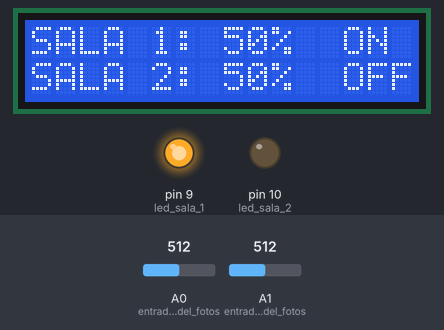
A sketch run on a simulated Arduino Uno, built with avr-gcc and run on an emulated ATmega328P. Shown: 16×2 character LCD, output pins drawn as LEDs (lit = HIGH). The test bench sets the inputs (shaded band); at power-on: A1 (entrada_análoga_del_fotos) = 512, A0 (entrada_análoga_del_fotos) = 512. What the sketch prints to the serial monitor is not drawn.

Above: at 1.2 s.
1.3 s: A1 (entrada_análoga_del_fotos) set to 607
At 3.4 s:
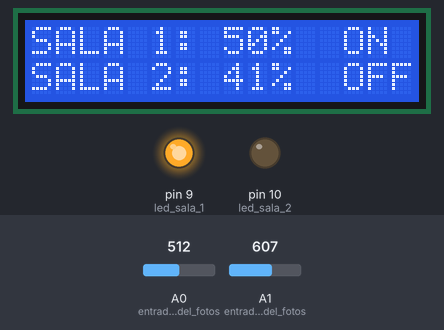
3.7 s: A1 (entrada_análoga_del_fotos) set to 633
At 5.3 s:
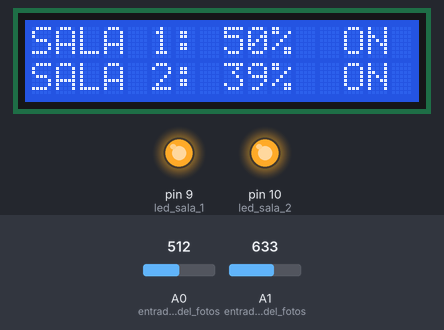
5.8 s: A0 (entrada_análoga_del_fotos) set to 430
7.9 s: A0 (entrada_análoga_del_fotos) set to 413
At 8.9 s:
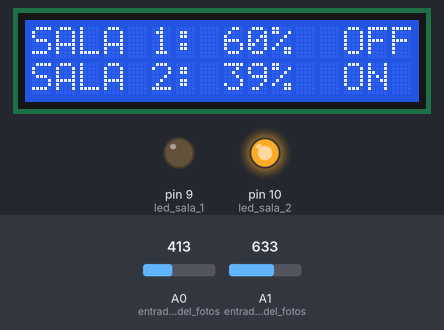
10.0 s: A1 (entrada_análoga_del_fotos) set to 511
At 11.8 s:
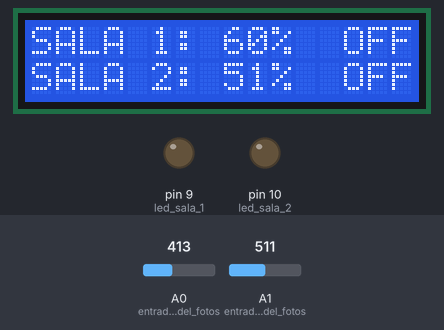
12.1 s: A0 (entrada_análoga_del_fotos) set to 511
At 13.8 s:
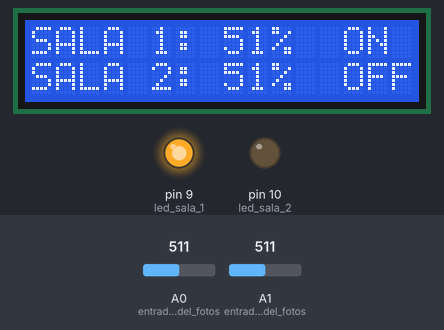
Timing chart, 0 to 15.2 s (numbered marks = the images above; inputs shaded):
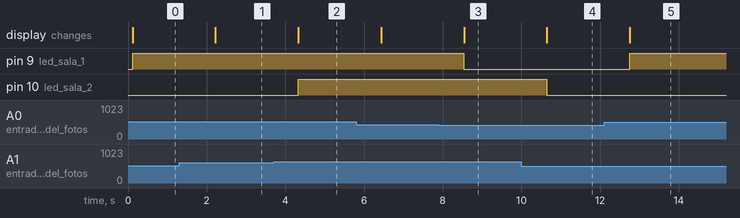

Measured:
- the behaviour switches between 624 and 625 on A1 (entrada_análoga_del_fotos) (found by bisection; images 1 and 2)
- the behaviour switches between 420 and 419 on A0 (entrada_análoga_del_fotos) (found by bisection; images 2 and 3)
- after the input at 1.3 s, the display: changes after 0.92 s (image 1)
- after the input at 3.7 s, pin 10 (led_sala_2): LOW → HIGH after 0.63 s; the display: changes after 0.63 s (image 2)
- after the input at 7.9 s, pin 9 (led_sala_1): HIGH → LOW after 0.64 s; the display: changes after 0.64 s (image 3)
- after the input at 10.0 s, pin 10 (led_sala_2): HIGH → LOW after 0.65 s; the display: changes after 0.65 s (image 4)
- after the input at 12.1 s, pin 9 (led_sala_1): LOW → HIGH after 0.65 s; the display: changes after 0.65 s (image 5)

The sketch:

sketch_mar30a.ino
```cpp
#include <Arduino.h>
#include <LiquidCrystal.h>

/*El código controla la iluminación de dos bombillos led por medio de dos fotorresistencias, cauando la intensidad lumínica
  natural cae por debajo de cierto porcentaje se iluminaran los bombillos y por pantalla lcd se mostrará que bombillo está
  encendido y que porcentaje de iluminación natural esta recibiendo cada fotorresistencia*/

const int rs = 12, en = 11, d4 = 5, d5 = 4, d6 = 3, d7 = 2; // los pines del lcd relacionado con los pines a conectar con arduino
LiquidCrystal lcd(12,11,5,4,3,2); //función para usar los pines de arduino con los pines del lcd

/*inicializamos las variables*/
int sala_1= 0; // variable que almacenará el valor analógo por la fotoresistencia 1
int sala_2= 0; // variable que almacenará el valor analógo por la fotoresistencia 1
int led_sala_1= 9; //el pin 9 de arduino le asignamos un nombre led_sala_1
int led_sala_2= 10; //el pin 10 de arduino le asignamos un nombre led_sala_2

void setup(){
Serial.begin(9600); //Inicio comunicación con el monitor serial
lcd.begin(16, 2); //Inicio comunicación con la pantalla LCD

pinMode(A0, INPUT); // entrada análoga del fotosensor del salón 1
pinMode(A1, INPUT);// entrada análoga del fotosensor del salón 2
pinMode(led_sala_1, OUTPUT); // establece la salida en el pin 9 del arduino
pinMode(led_sala_2, OUTPUT); // establece la salida en el pin 10 del arduino


/*la pantalla lcd es una matriz de 16 filas por 2 columnas, para ingresar un caracter se debe indicar las coordenadas
  donde inicia el texto a ingresar
*/
lcd.setCursor(0, 0); //fijar un texto en la columna 0 y fila 0
lcd.print("SALA 1: ");


lcd.setCursor(0, 1); //fijar un texto en la columna o y fila 1
lcd.print("SALA 2: ");

}

void loop(){

  sala_1= analogRead(A0); //la variable tomará la lectura que arduino reciba en A0 que sería la intensidad de luz natural en el salón
  sala_2= analogRead(A1); //la variable tomará la lectura que arduino reciba en A1 que sería la intensidad de luz natural en el salón


  /* se usa la función map para reorganizar los datos de resolución de arduino 1023 bits en 100 bits de manera que se pueda
     interpretar a manera de porcentaje donde 1023 es el 100% de AUSENCIA de luz
  */

  //int porcentaje1= map(sala_1, 0, 1023, 0, 100);
  int porcentaje1= ((map(sala_1, 0, 1023, 0, 100)- 100) * -1);
  int porcentaje2= ((map(sala_2, 0, 1023, 0, 100)- 100) * -1);
  //int porcentaje2= map(sala_2, 0, 1023, 0, 100);


  // información enviada al monitor serial
  Serial.print("fotosensor 1: ");
  Serial.print(sala_1);
  Serial.print("  Porcentaje luz laboratorio 1: ");
  Serial.print(porcentaje1);
  Serial.print("%");
  Serial.println(" ");

  Serial.print("forosensor 2: ");
  Serial.print(sala_2);
  Serial.print("  Porcentaje luz laboratorio 2: ");
  Serial.print(porcentaje2);
  Serial.print("%");
  Serial.println(" ");
  Serial.println(" ");


  // se fija en la pantalla lcd el porcentaje de luz que incide sobre las fotoresistencias
  lcd.setCursor(8, 0);
  lcd.print(porcentaje1);
  lcd.print("%");
  lcd.print(" ");

  lcd.setCursor(8, 1);
  lcd.print(porcentaje2);
  lcd.print("%");
  lcd.print(" ");

  if (porcentaje1 > 59) // primer condicional el salón 1 se ilumina si la luz natural está por debajo del 60%
  {
    digitalWrite(9, LOW); //señal de bajo apaga el led

    // fijar texto en la pantalla lcd
    lcd.setCursor(13, 0);
    lcd.print("OFF");
    lcd.print(" ");
  }else{

    digitalWrite(9, HIGH);// se envía un alto en el caso contrario

    // fija información en la pantalla lcd
    lcd.setCursor(13, 0);
    lcd.print("ON");
    lcd.print(" ");
  }


  if (porcentaje2 > 39) // segundo condicional para el salón 2 se ilumina si la luz natural está por debajo del 40%
  {
    digitalWrite(10, LOW); // señal de bajo cuando es verdadero

    // fija información en la pantalla lcd
    lcd.setCursor(13, 1);
    lcd.print("OFF");
    lcd.print(" ");

  }else{
    digitalWrite(10, HIGH);// se envía un alto en el caso contrario

    // fija información en la pantalla lcd
    lcd.setCursor(13, 1);
    lcd.print("ON");
    lcd.print(" ");
  }

  delay(1000);

}
```
